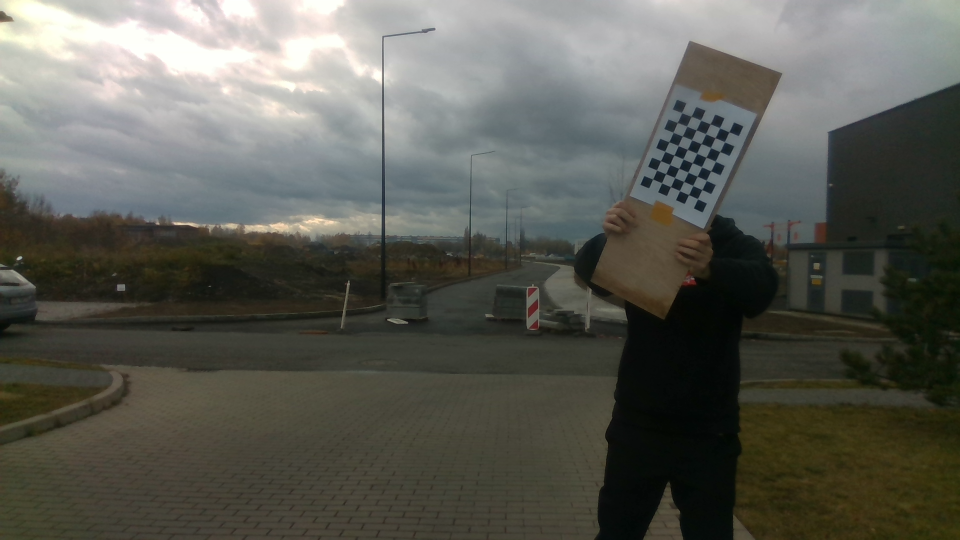
#> input picture images1/1000.png, 1920 x 1080 px (shown at 1/2 size); its folder holds only this picture in this run
$ python cameraCalibration.py
#> lines starting #> are read from the running program, lines starting #| are printed output that depends on the picture; after the words box and inside, x2 and y2 are one past the last pixel; in counts of white or black regions, pixels touching at a corner belong together; long printed decimals are rounded
import numpy as np
import cv2 as cv
import glob


################ FIND CHESSBOARD CORNERS - OBJECT POINTS AND IMAGE POINTS #############################

chessboardSize = (8,6)
frameSize = (192,1080)

workingFolder = "./images1"
imageType = 'png'

# termination criteria
criteria = (cv.TERM_CRITERIA_EPS + cv.TERM_CRITERIA_MAX_ITER, 30, 0.001)


# prepare object points, like (0,0,0), (1,0,0), (2,0,0) ....,(6,5,0)
objp = np.zeros((chessboardSize[0] * chessboardSize[1], 3), np.float32)
objp[:,:2] = np.mgrid[0:chessboardSize[0],0:chessboardSize[1]].T.reshape(-1,2)

size_of_chessboard_squares_mm = 20
objp = objp * size_of_chessboard_squares_mm


# Arrays to store object points and image points from all the images.
objpoints = [] # 3d point in real world space
imgpoints = [] # 2d points in image plane.

filename = workingFolder + "/*." + imageType
images = glob.glob(filename)

for image in images:

    img = cv.imread(image)
#> img is the input picture: shape (1080, 1920, 3); mean B, G, R 84.5, 92, 91.3
    gray = cv.cvtColor(img, cv.COLOR_BGR2GRAY)
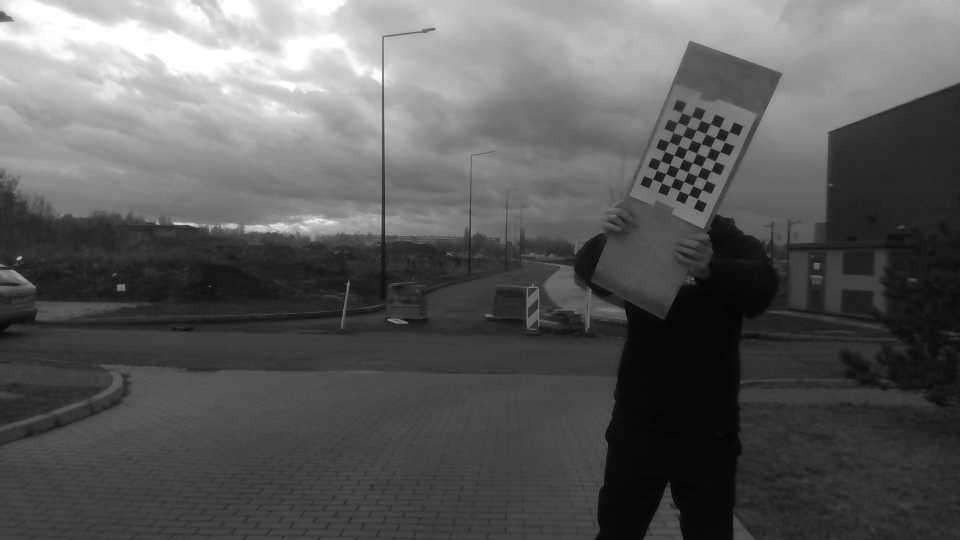
#> gray: shape (1080, 1920) (shown at 1/2 size); min 3, max 255, mean 90.9

    # Find the chess board corners
    ret, corners = cv.findChessboardCorners(gray, chessboardSize, None)
#> ret = True; corners = 48 rows, first 8: [1305.7, 358.4], [1313.7, 340.8], [1321.5, 322.1], [1330.7, 304.1], [1337.9, 284.1], [1347.2, 266.1], [1355, 245.4], [1364.9, 227.1]

    # If found, add object points, image points (after refining them)
    if ret == True:

        objpoints.append(objp)
        corners2 = cv.cornerSubPix(gray, corners, (11,11), (-1,-1), criteria)
#> corners2 = 48 rows, first 8: [1305.8, 358.5], [1313.6, 340.5], [1321.7, 321.8], [1330, 303.1], [1338.3, 284], [1346.5, 265.2], [1355, 245.4], [1363.8, 225.7]
        imgpoints.append(corners)

        # Draw and display the corners
        cv.drawChessboardCorners(img, chessboardSize, corners2, ret)
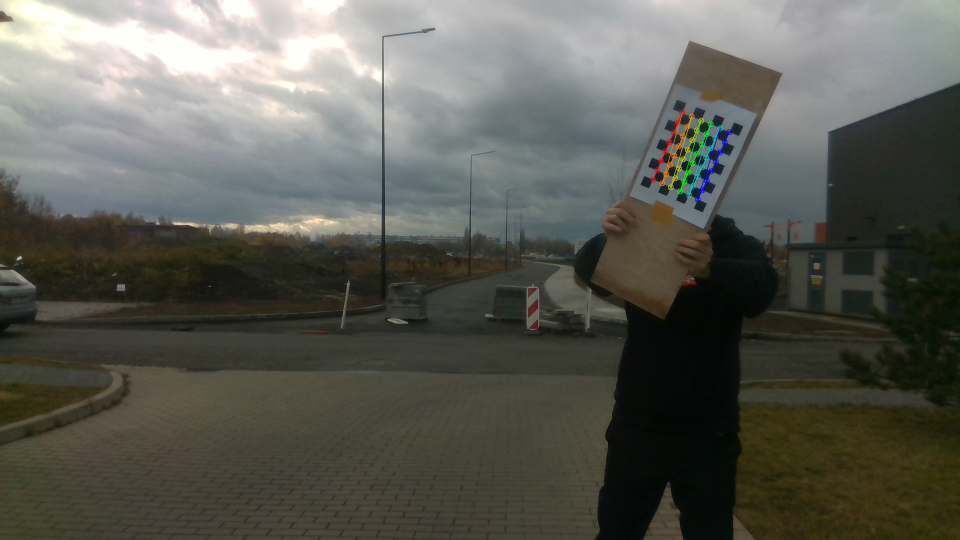
#> img: shape (1080, 1920, 3) (shown at 1/2 size); 0.39% of pixels changed, all inside (x1, y1, x2, y2) = (1300, 220, 1465, 405)
        cv.imshow('img', img)
        cv.waitKey(1000)


cv.destroyAllWindows()

############## CALIBRATION #######################################################

ret, cameraMatrix, dist, rvecs, tvecs = cv.calibrateCamera(objpoints, imgpoints, frameSize, None, None)
#> ret = 0.217; cameraMatrix = [[1614.6, 0, 105.3], [0, 2385.1, 561.7], [0, 0, 1]]; dist = [[0.0292, 0.113, -0.00728, -0.0145, -0.111]]; rvecs = ([0.115, 1, -1.23],); tvecs = ([1568.4, -169.4, 2111.6],)

print("Camera Calibrated: ", ret)
#| Camera Calibrated:  0.2172
print("\nCamera Matrix: \n",  cameraMatrix)
#| Camera Matrix:
#|  [[1.61460820e+03 0.00000000e+00 1.05342631e+02]
#|  [0.00000000e+00 2.38505923e+03 5.61720723e+02]
#|  [0.00000000e+00 0.00000000e+00 1.00000000e+00]]
print("\dist: \n",  dist)
#| \dist:
#|  [[ 0.02918   0.113 -0.007282 -0.01454 -0.1106]]
print("\nrvecs: \n",  rvecs)
#| rvecs:
#|  (array([[ 0.1146],
#|        [ 1.004],
#|        [-1.229]]),)
print("\tvecs: \n",  tvecs)
#| 	vecs:
#|  (array([[1568.383],
#|        [-169.419],
#|        [2111.580]]),)


print(cameraMatrix)
#| [[1.61460820e+03 0.00000000e+00 1.05342631e+02]
#|  [0.00000000e+00 2.38505923e+03 5.61720723e+02]
#|  [0.00000000e+00 0.00000000e+00 1.00000000e+00]]

$ run again, on images1/1125.png
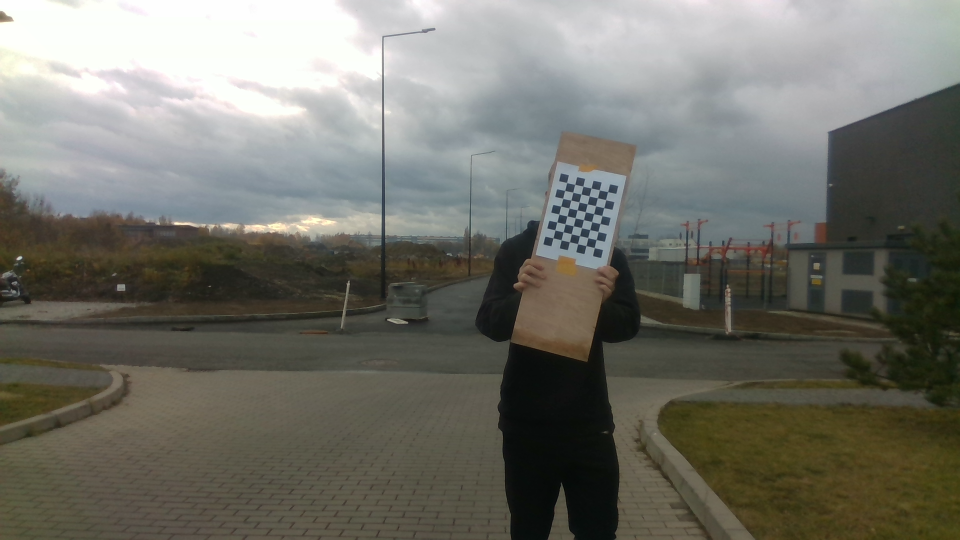
#> input picture images1/1125.png, 1920 x 1080 px (shown at 1/2 size)
#> img is the input picture: shape (1080, 1920, 3); mean B, G, R 104.9, 113, 113.2
#> `gray = cv.cvtColor(img, cv.COLOR_BGR2GRAY)`:
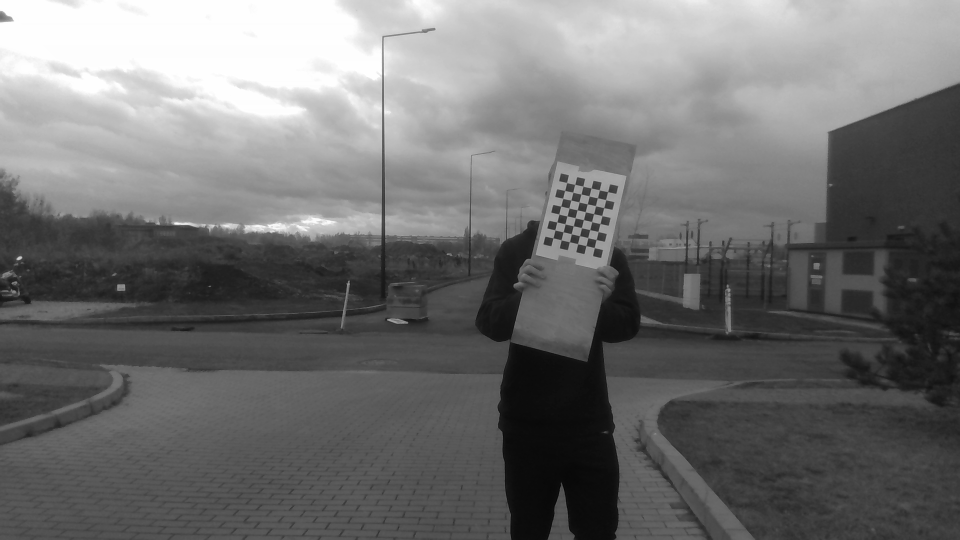
#> gray: shape (1080, 1920) (shown at 1/2 size); min 1, max 255, mean 112.1
#> `ret, corners = cv.findChessboardCorners(gray, chessboardSize, None)`: ret = True; corners = 48 rows, first 8: [1106.4, 476.4], [1109.5, 459.5], [1114.4, 444.1], [1117.8, 427.7], [1122.3, 412.3], [1124.7, 396.5], [1130, 381.4], [1133.9, 365.7]
#> corners2 = 48 rows, first 8: [1106.4, 476.3], [1110.3, 460.4], [1114.2, 444.4], [1118.2, 428.5], [1122, 412.6], [1125.9, 397.2], [1129.8, 381.4], [1133.8, 365.5]
#> `cv.drawChessboardCorners(img, chessboardSize, corners2, ret)`:
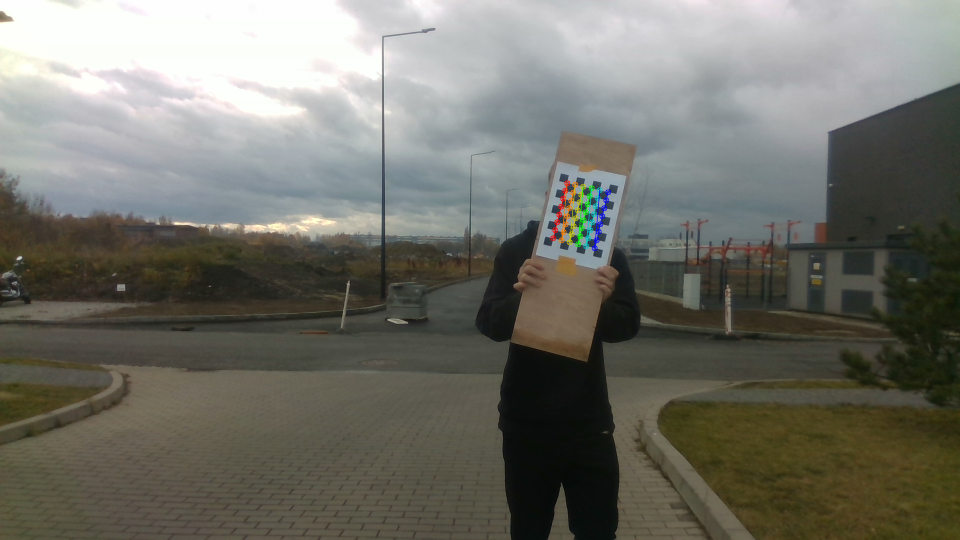
#> img: shape (1080, 1920, 3) (shown at 1/2 size); 0.35% of pixels changed, all inside (x1, y1, x2, y2) = (1100, 360, 1223, 503)
#> `ret, cameraMatrix, dist, rvecs, tvecs = cv.calibrateCamera(objpoints, ..`: ret = 0.0991; cameraMatrix = [[3410.1, 0, 99.88], [0, 3934.6, 545.5], [0, 0, 1]]; dist = [[0.0129, 0.226, -0.0297, -0.0037, 0.911]]; rvecs = ([-0.521, -0.14, -1.23],); tvecs = ([1255.5, -63.75, 4258.2],)
#| Camera Calibrated:  0.09909
#| Camera Matrix:
#|  [[3.41010861e+03 0.00000000e+00 9.98756791e+01]
#|  [0.00000000e+00 3.93455321e+03 5.45493867e+02]
#|  [0.00000000e+00 0.00000000e+00 1.00000000e+00]]
#| \dist:
#|  [[ 0.01289  0.2262 -0.02971 -0.003696  0.9115 ]]
#| rvecs:
#|  (array([[-0.5207],
#|        [-0.1402],
#|        [-1.234]]),)
#| 	vecs:
#|  (array([[1255.501],
#|        [ -63.750],
#|        [4258.245]]),)
#| [[3.41010861e+03 0.00000000e+00 9.98756791e+01]
#|  [0.00000000e+00 3.93455321e+03 5.45493867e+02]
#|  [0.00000000e+00 0.00000000e+00 1.00000000e+00]]

$ run again, on images1/1213.png
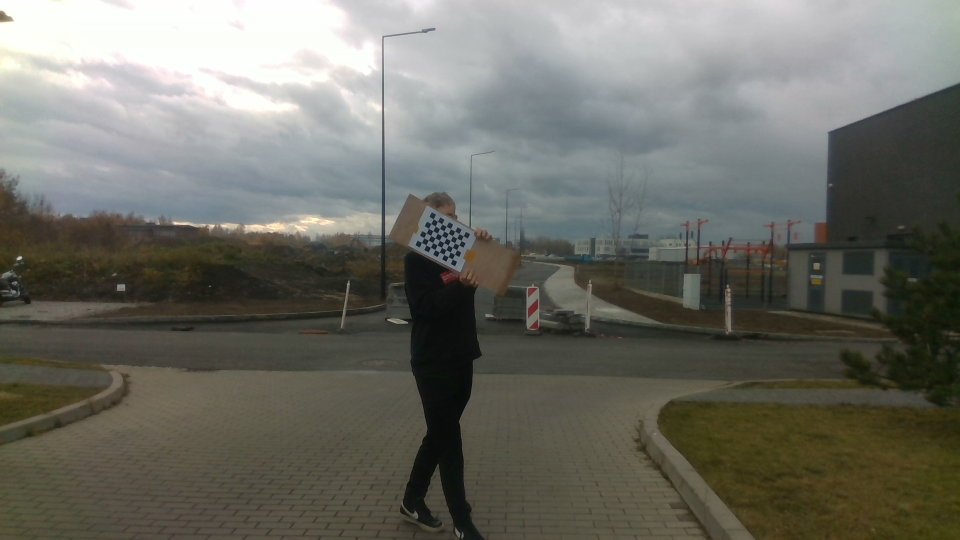
#> input picture images1/1213.png, 1920 x 1080 px (shown at 1/2 size)
#> img is the input picture: shape (1080, 1920, 3); mean B, G, R 101.3, 109.5, 109
#> `gray = cv.cvtColor(img, cv.COLOR_BGR2GRAY)`:
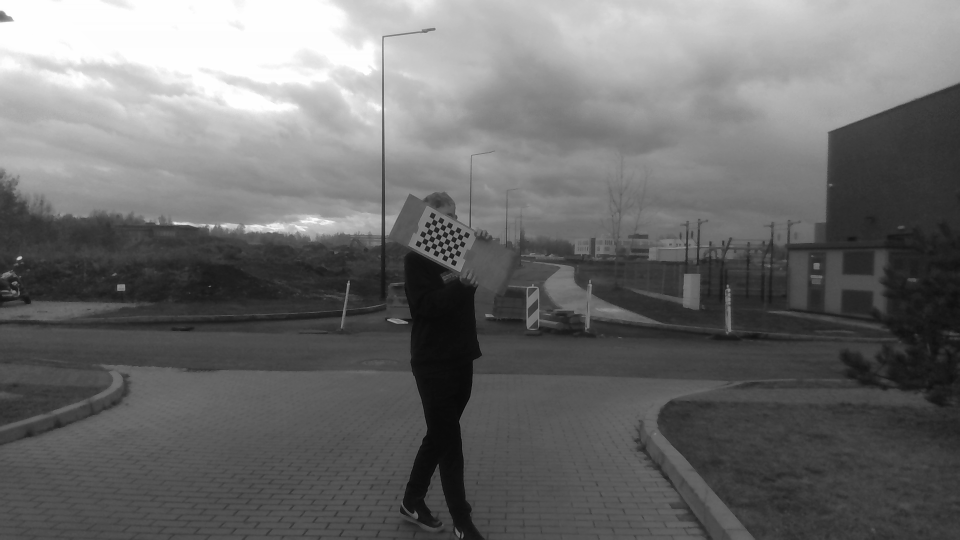
#> gray: shape (1080, 1920) (shown at 1/2 size); min 5, max 255, mean 108.3
#> `ret, corners = cv.findChessboardCorners(gray, chessboardSize, None)`: ret = True; corners = 48 rows, first 8: [866.8, 438], [875.4, 443], [884, 448.2], [892.8, 453.1], [901.5, 458.2], [910.1, 462.8], [918.3, 467.4], [926.7, 472]
#> corners2 = 48 rows, first 8: [870.5, 445.2], [872.9, 446.1], [881.8, 457], [885, 458.7], [893.2, 460.3], [900.9, 466], [910.6, 474.7], [918.7, 477.5]
#> `cv.drawChessboardCorners(img, chessboardSize, corners2, ret)`:
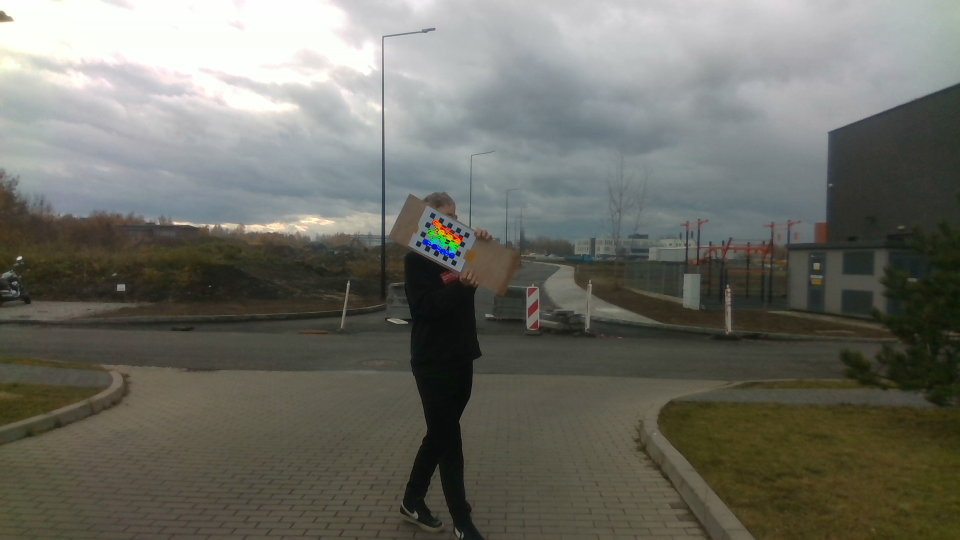
#> img: shape (1080, 1920, 3) (shown at 1/2 size); 0.15% of pixels changed, all inside (x1, y1, x2, y2) = (844, 439, 926, 518)
#> `ret, cameraMatrix, dist, rvecs, tvecs = cv.calibrateCamera(objpoints, ..`: ret = 5.05; cameraMatrix = [[951.4, 0, 102.2], [0, 725.9, 539.7], [0, 0, 1]]; dist = [[0.00656, -0.0237, 0.0825, 0.00475, -0.0858]]; rvecs = ([0.359, -0.241, 0.313],); tvecs = ([1042.5, -261.2, 1190.6],)
#| Camera Calibrated:  5.050
#| Camera Matrix:
#|  [[951.415   0.         102.232]
#|  [  0.         725.926 539.746 ]
#|  [  0.           0.           1.        ]]
#| \dist:
#|  [[ 0.006563 -0.02373  0.08247  0.004748 -0.08582]]
#| rvecs:
#|  (array([[ 0.3589],
#|        [-0.2413],
#|        [ 0.3126]]),)
#| 	vecs:
#|  (array([[1042.452],
#|        [-261.229],
#|        [1190.582]]),)
#| [[951.415   0.         102.232]
#|  [  0.         725.926 539.746 ]
#|  [  0.           0.           1.        ]]

$ run again, on images1/1004.png
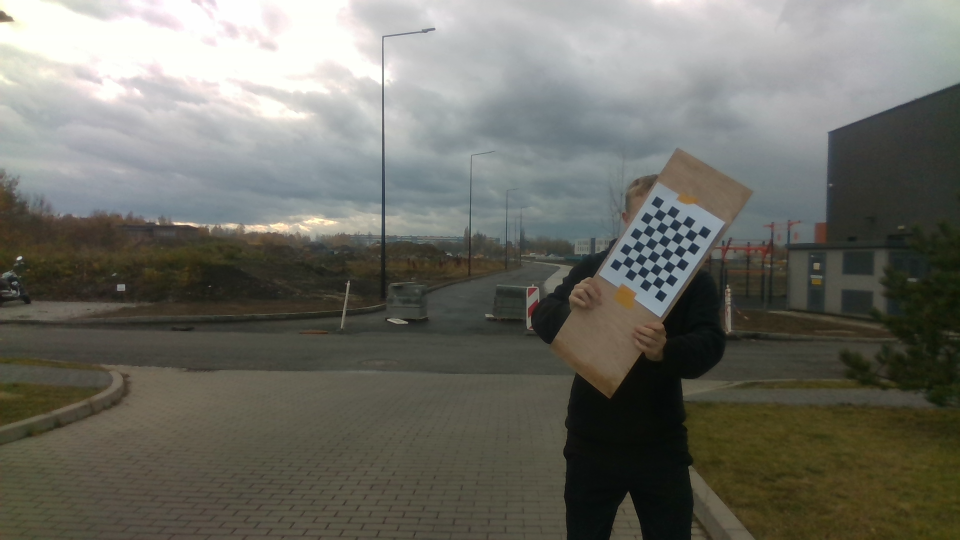
#> input picture images1/1004.png, 1920 x 1080 px (shown at 1/2 size)
#> img is the input picture: shape (1080, 1920, 3); mean B, G, R 100.9, 108.8, 108.8
#> `gray = cv.cvtColor(img, cv.COLOR_BGR2GRAY)`:
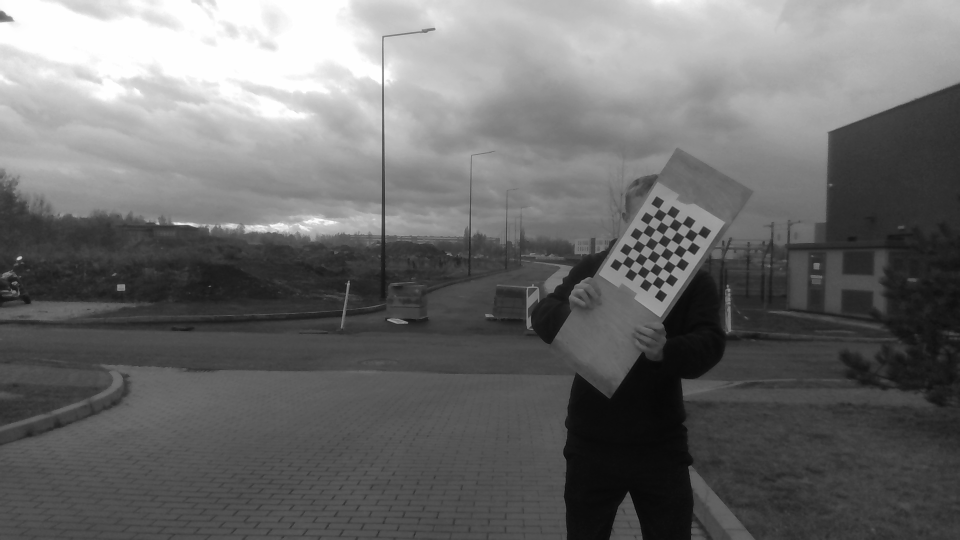
#> gray: shape (1080, 1920) (shown at 1/2 size); min 3, max 255, mean 107.8
#> `ret, corners = cv.findChessboardCorners(gray, chessboardSize, None)`: ret = True; corners = 48 rows, first 8: [1244.4, 527], [1254.3, 510.7], [1265, 496.1], [1274.9, 480.2], [1286.4, 464.8], [1296.3, 449.6], [1306.5, 433.6], [1318, 418.6]
#> corners2 = 48 rows, first 8: [1244.7, 526.9], [1254.7, 511.7], [1264.8, 496.3], [1275.2, 480.6], [1285.7, 464.9], [1296.1, 449.5], [1306.8, 433.4], [1317.5, 417.5]
#> `cv.drawChessboardCorners(img, chessboardSize, corners2, ret)`:
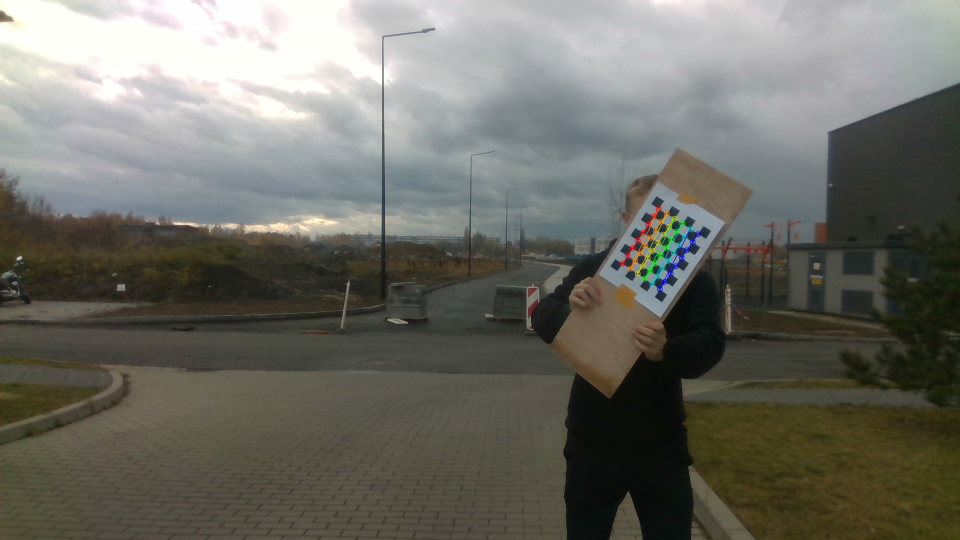
#> img: shape (1080, 1920, 3) (shown at 1/2 size); 0.36% of pixels changed, all inside (x1, y1, x2, y2) = (1239, 412, 1402, 585)
#> `ret, cameraMatrix, dist, rvecs, tvecs = cv.calibrateCamera(objpoints, ..`: ret = 0.164; cameraMatrix = [[1358.9, 0, 103.1], [0, 1845.8, 471.5], [0, 0, 1]]; dist = [[-0.0575, 0.144, -0.00254, -0.0175, -0.0646]]; rvecs = ([-0.127, 0.512, -1.01],); tvecs = ([1708, 63.88, 1963.2],)
#| Camera Calibrated:  0.1644
#| Camera Matrix:
#|  [[1.35891564e+03 0.00000000e+00 1.03139005e+02]
#|  [0.00000000e+00 1.84576585e+03 4.71543094e+02]
#|  [0.00000000e+00 0.00000000e+00 1.00000000e+00]]
#| \dist:
#|  [[-0.05751  0.1444 -0.002539 -0.01745 -0.06456]]
#| rvecs:
#|  (array([[-0.1265],
#|        [ 0.5125 ],
#|        [-1.010]]),)
#| 	vecs:
#|  (array([[1707.975],
#|        [  63.875],
#|        [1963.233]]),)
#| [[1.35891564e+03 0.00000000e+00 1.03139005e+02]
#|  [0.00000000e+00 1.84576585e+03 4.71543094e+02]
#|  [0.00000000e+00 0.00000000e+00 1.00000000e+00]]
